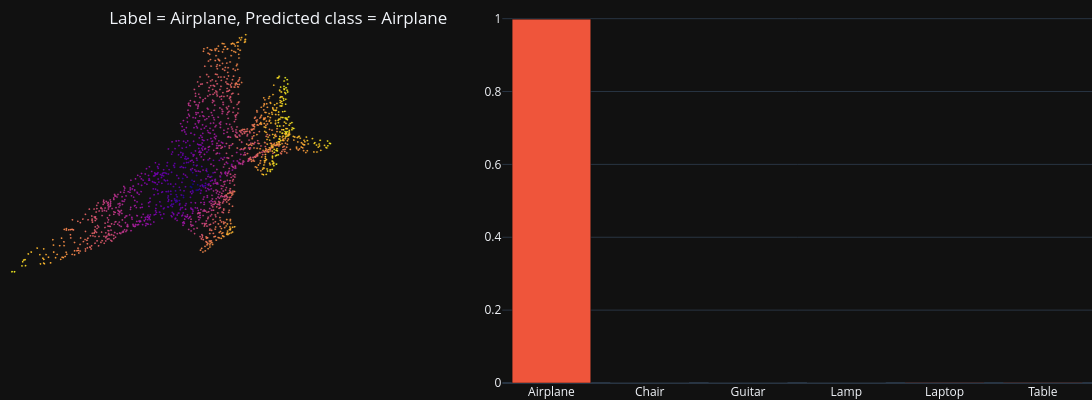

The code cell stored with this chart in its notebook:
### Markdown cell above
## Test on individual items

### Code cell
# Random test sample
test_sample = test_set[np.random.choice(np.arange(len(test_set)))]
batch_dict = collate_fn([test_sample])
x = batch_dict['points'].transpose(1, 2).to(device)

# Get model predictions
model_preds, _ = classifier(x)
predicted_class = torch.argmax(model_preds, axis=1).detach().cpu().numpy()[0]
predicted_class_name = class_id_name_map[predicted_class]
pred_class_probs = F.softmax(model_preds.flatten(), dim=None).detach().cpu().numpy()

# plot results
title = f"Label = {test_sample['class_name']}, Predicted class = {predicted_class_name}"
fig = make_subplots(rows=1, cols=2, specs=[[{"type": "scatter3d"}, {}]], column_widths=[0.4, 0.6])
fig.update_layout(template="plotly_dark", scene=PCD_SCENE, height = 400, width = 1200,
                title=title, title_x=0.1, title_y=0.97, margin=dict(r=0, b=0, l=0, t=0))    
fig.add_trace(plot_pc_data3d(x=test_sample['points'][:,0], y=test_sample['points'][:,1], z=test_sample['points'][:,2]), row=1, col=1)
fig.add_trace(go.Bar(x=list(class_name_id_map.keys()), y=pred_class_probs, showlegend=False), row=1, col=2)
fig.show()

### Figure 1 — Plotly figure (JSON) as saved in the notebook; plotly's stock layout.template omitted (floating-point values rounded to 4 significant figures; data arrays with more than 128 entries replaced by an {"elided": "..."} marker saying what was removed)
{"data": [{"hoverinfo": "skip", "marker": {"color": {"elided": "2500 float values"}, "opacity": 1, "size": 1}, "mode": "markers", "scene": "scene", "showlegend": false, "type": "scatter3d", "x": {"elided": "2500 float values"}, "y": {"elided": "2500 float values"}, "z": {"elided": "2500 float values"}}, {"showlegend": false, "type": "bar", "x": ["Airplane", "Chair", "Guitar", "Lamp", "Laptop", "Table"], "xaxis": "x", "y": [0.9987, 0.0001853, 0.0001944, 0.0002046, 0.0003611, 0.0003977], "yaxis": "y"}], "layout": {"height": 400, "margin": {"b": 0, "l": 0, "r": 0, "t": 0}, "scene": {"aspectmode": "data", "domain": {"x": [0, 0.36], "y": [0, 1]}, "xaxis": {"visible": false}, "yaxis": {"visible": false}, "zaxis": {"visible": false}}, "title": {"text": "Label = Airplane, Predicted class = Airplane", "x": 0.1, "y": 0.97}, "width": 1200, "xaxis": {"anchor": "y", "domain": [0.46, 1]}, "yaxis": {"anchor": "x", "domain": [0, 1]}}}
